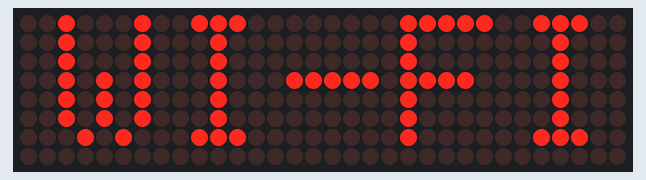
This sketch was run on a simulated ESP8266 (NodeMCU). On the bench: 32×8 LED matrix. WiFi joins after 1.5 s; servers stay silent unless stated; the local clock reads 2024-03-15 10:24:30 at power-on unless the sketch sets it.

Above: at 0.1 s.
At 1.6 s:
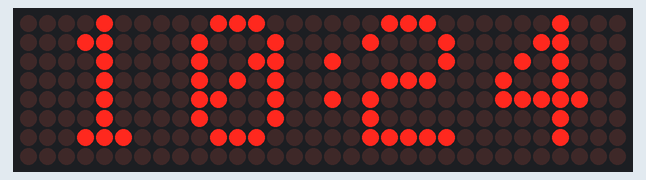
At 30.1 s:
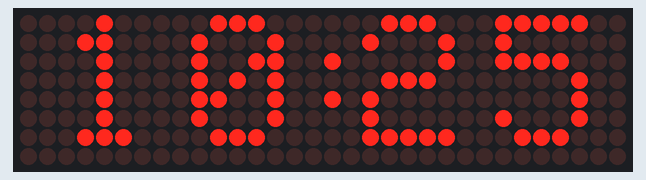
At 90.1 s:
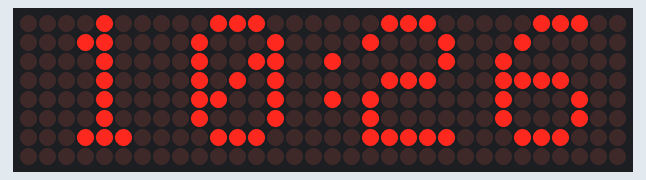

The sketch:

Matrix-Clock.ino
```cpp
#include <ESP8266WiFi.h>
#include <SPI.h>
#include <Adafruit_GFX.h>
#include <Max72xxPanel.h>
#include <time.h>

int pinCS = D6;
int numberOfHorizontalDisplays = 4;
int numberOfVerticalDisplays   = 1;
char time_value[6];
Max72xxPanel matrix = Max72xxPanel(pinCS, numberOfHorizontalDisplays, numberOfVerticalDisplays);

void setup() {
  configTime(8 * 3600, 0, "time.stdtime.gov.tw", "asia.pool.ntp.org");

  matrix.setIntensity(4); // Use a value between 0 and 15 for brightness
  matrix.setRotation(0, 1);    // The first display is position upside down
  matrix.setRotation(1, 1);    // The first display is position upside down
  matrix.setRotation(2, 1);    // The first display is position upside down
  matrix.setRotation(3, 1);    // The first display is position upside down
  matrix.fillScreen(LOW);
  matrix.write();
  WiFi.mode(WIFI_STA);
  if (WiFi.waitForConnectResult() != WL_CONNECTED) {
    WiFi.disconnect();
    WiFi.begin("AndroidAp71d", "Age732104");
    WiFi.setAutoConnect(true);
    WiFi.setAutoReconnect(true);
  }
  while ( WiFi.status() != WL_CONNECTED ) {
    matrix.drawChar(2, 0, 'W', HIGH, LOW, 1); // H
    matrix.drawChar(8, 0, 'I', HIGH, LOW, 1); // HH
    matrix.drawChar(14, 0, '-', HIGH, LOW, 1); // HH:
    matrix.drawChar(20, 0, 'F', HIGH, LOW, 1); // HH:M
    matrix.drawChar(26, 0, 'I', HIGH, LOW, 1); // HH:MM
    matrix.write(); // Send bitmap to display
    delay(250);
    matrix.fillScreen(LOW);
    matrix.write();
    delay(250);
  }
}

void loop() {
  matrix.fillScreen(LOW);
  time_t now = time(nullptr);
  String time = String(ctime(&now));
  time.trim();
  time.substring(11, 16).toCharArray(time_value, 6);
  matrix.drawChar(2, 0, time_value[0], HIGH, LOW, 1); // H
  matrix.drawChar(9, 0, time_value[1], HIGH, LOW, 1); // HH
  matrix.drawChar(14, 0, time_value[2], HIGH, LOW, 1); // HH:
  matrix.drawChar(18, 0, time_value[3], HIGH, LOW, 1); // HH:M
  matrix.drawChar(25, 0, time_value[4], HIGH, LOW, 1); // HH:MM
  matrix.write(); // Send bitmap to display
  delay(100);
}
```

Measured:
- what the display in image 1 shows lasts 28.6 s, from 1.5 s to 30.1 s
- what the display in image 2 shows lasts 60.0 s, from 30.1 s to 90.1 s
